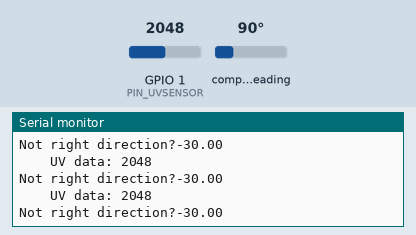
This sketch was run on a simulated ESP32. Shown: the last lines printed to the serial monitor. The test bench sets the inputs (shaded band); at power-on: GPIO 1 (PIN_UVSENSOR) = 2048, compass heading 90°.

Above: at 1.3 s.
1.4 s: GPIO 1 (PIN_UVSENSOR) set to 2866
At 1.9 s:
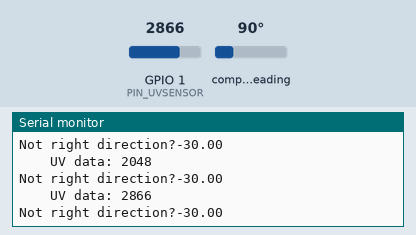
2.9 s: GPIO 1 (PIN_UVSENSOR) set to 3603
At 3.4 s:
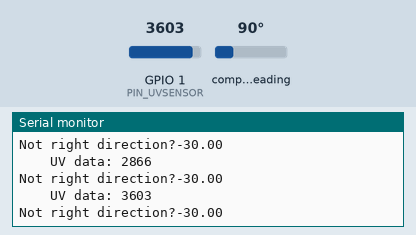
Timing chart, 0 to 5.9 s (numbered marks = the images above; inputs shaded):
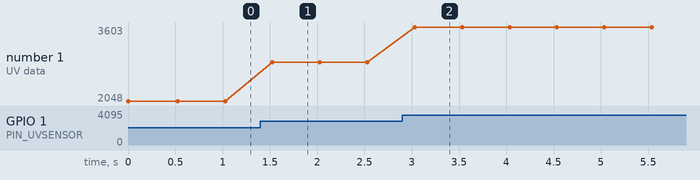

Measured:
- after the input at 1.4 s, the serial monitor: prints a new line after 0.13 s (image 1)
- after the input at 2.9 s, the serial monitor: prints a new line after 0.13 s (image 2)
- plotted number 1: 2048 → 2866 after the input at 1.4 s, 2866 → 3603 after the input at 2.9 s

The sketch:

CompassAndUV.ino
```cpp
// Part of Task 3 RayMinder

/*
Cables:
  VCC_5V -> 5V
  GND -> GND
  SCL -> SCL_PIN
  SDA -> SDA_PIN
*/

#define PIN_UVSENSOR 1

#include <Wire.h>
#include <Adafruit_Sensor.h>
#include <Adafruit_HMC5883_U.h>

Adafruit_HMC5883_Unified mag = Adafruit_HMC5883_Unified(12345);

#define SDA_PIN 4
#define SCL_PIN 5

float lastDirection = 0;
float allowedAngleDifference = 2;

void setup(void)
{
  Serial.begin(9600);
  Wire.begin(SDA_PIN, SCL_PIN);
  Serial.println("HMC5883 Magnetometer will be started...");
  Serial.println("");


  pinMode(PIN_UVSENSOR, INPUT);

  /* Initialise the sensor */
  if(!mag.begin())
  {
    /* There was a problem detecting the HMC5883 ... check your connections */
    Serial.println("Ooops, no HMC5883 detected ... Check your wiring!");
    while(1);
  }
}

void loop(void)
{
  int data = analogRead(PIN_UVSENSOR);
  Serial.print("\t\tUV data: ");
  Serial.println(data);

  /* Get a new sensor event */
  sensors_event_t event;
  mag.getEvent(&event);

  // Calculate heading when the magnetometer is level
  float heading = atan2(event.magnetic.y, event.magnetic.x);

  // 'Declination Angle / 'Error' of the magnetic field in our location (Sunshine Coast)
  float declinationAngle = 0.1894;
  heading -= declinationAngle;

  // Correct for when signs are reversed.
  if(heading < 0)
    heading += 2*PI;

  // Check for wrap due to addition of declination.
  if(heading > 2*PI)
    heading -= 2*PI;

  // Convert radians to degrees for readability.
  float headingDegrees = heading * 180/M_PI;

  // North is at 180, so we shift all degrees
  // TODO: If we install the compass in a different angle, this angle has to be shifted
  headingDegrees -= 180;
  if (headingDegrees < 0) headingDegrees += 360;

  float bestAngle = 42;
  // Compass is parallel to ground at ~z=45 (Only use these values, as the degrees differ to much when it is tilted)
  if (event.magnetic.z > bestAngle - allowedAngleDifference && event.magnetic.z < bestAngle + allowedAngleDifference) {
    lastDirection = headingDegrees;
    Serial.print("Direction: ");
    Serial.print(headingDegrees);
    Serial.println("°");

    // TODO: Send a message to the phone here with the direction the cap is currently facing
  } else {
    Serial.print("Not right direction?");
    Serial.println(event.magnetic.z);
  }

  delay(500);
}
```
